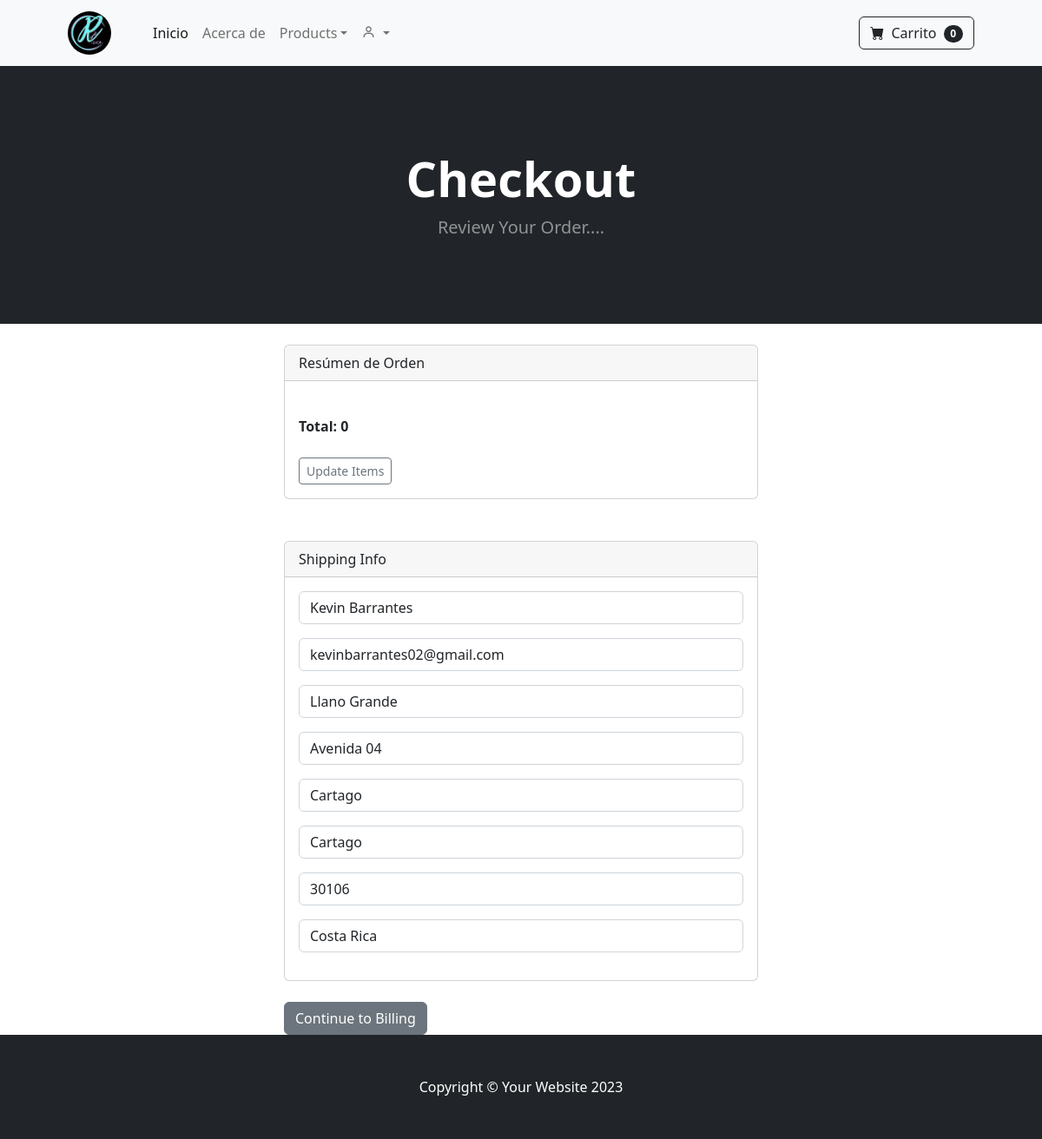
Screenshot of /payment/checkout/ (signed in) with the database file from the repository.
### payment/models.py (models this page shows, shortened)
class ShippingAddress(models.Model):
    user = models.ForeignKey(User, on_delete=models.CASCADE, null=True, blank=True)
    shipping_full_name = models.CharField(max_length=255)
    shipping_email = models.CharField(max_length=255)
    shipping_address1 = models.CharField(max_length=255)
    shipping_address2 = models.CharField(max_length=255, null=True, blank=True)
    shipping_city = models.CharField(max_length=255)
    shipping_state = models.CharField(max_length=255, null=True, blank=True)
    shipping_zipcode = models.CharField(max_length=255, null=True, blank=True)
    shipping_country = models.CharField(max_length=255, null=True)
    class Meta:
        verbose_name_plural = "Shipping Address"

### payment/views.py (the view)
# urls.py: path('checkout/', views.checkout, name='checkout'),
def checkout(request):
    cart = Cart(request)
    cart_products = cart.get_products
    quantities = cart.get_quants
    totals = cart.cart_total()
    if request.user.is_authenticated:
        shipping_user = ShippingAddress.objects.get(user__id=request.user.id)
        shipping_form = ShippingForm(request.POST or None, instance=shipping_user)
        return render(request, "payment/checkout.html", {"cart_products": cart_products, "quantities": quantities, "totals": totals, "shipping_form": shipping_form})
    else:
        shipping_form = ShippingForm(request.POST or None)
        return render(request, "payment/checkout.html", {"cart_products": cart_products, "quantities": quantities, "totals": totals, "shipping_form": shipping_form})

### cart/cart.py (called while the page is built, shortened)
    def __len__(self):
        return len(self.cart)

    def get_products(self):
        products_ids = self.cart.keys()
        products = Product.objects.filter(id__in=products_ids)
        return products

    def cart_total(self):
        product_ids = self.cart.keys()
        products = Product.objects.filter(id__in=product_ids)
        quantities = self.cart
        total = 0
        return total

### cart/global_processors.py (called while the page is built)
def cart(request):
    return {'cart':Cart(request)}

### store/global_processors.py (called while the page is built)
def navbar_categories(request):
  categories = Category.objects.all()
  return {'categories': categories}

### payment/templates/payment/checkout.html (shortened to what this page needs)
{% extends "base.html" %}
{% block content %}
    <header class="bg-dark py-5">
        <div class="container px-4 px-lg-5 my-5">
            <div class="text-center text-white">
                <h1 class="display-4 fw-bolder">Checkout</h1>
                <p class="lead fw-normal text-white-50 mb-0">
                    Review Your Order....
                </p>
            </div>
        </div>
    </header>
    <br>
    <div class="container">
        <div class="row">
            <div class="col-md-6 offset-md-3">
                <div class="card">
                    <div class="card-header">
                      Resúmen de Orden
                    </div>
                    <div class="card-body">
                        <br>
                        <strong>Total: {{ totals }}</strong>
                        <br> <br>
                        <a href="{% url 'cart_summary' %}" class="btn btn-sm btn-outline-secondary">Update Items</a>
                    </div>
                  </div>
                  <br><br>
                  <div class="card">
                    <div class="card-header">
                      Shipping Info
                    </div>
                    <div class="card-body">
                        <form method="POST" action="{% url 'billing_info' %}">
                            {{ shipping_form.as_p }}
                    </div>
                  </div>
                  <br>
                  <button type="submit" class="btn btn-secondary">Continue to Billing</a>
            </div>
        </div>
    </div>
{% endblock content %}

### rows the page displays
ShippingAddress: shipping_full_name "Kevin Barrantes", shipping_email "kevinbarrantes02@gmail.com", shipping_address1 "Llano Grande", shipping_address2 "Avenida 04", shipping_city "Cartago", shipping_state "Cartago", shipping_zipcode "30106", shipping_country "Costa Rica"

### other values shown
{{ cart|length }} "0"
{{ totals }} "0"
